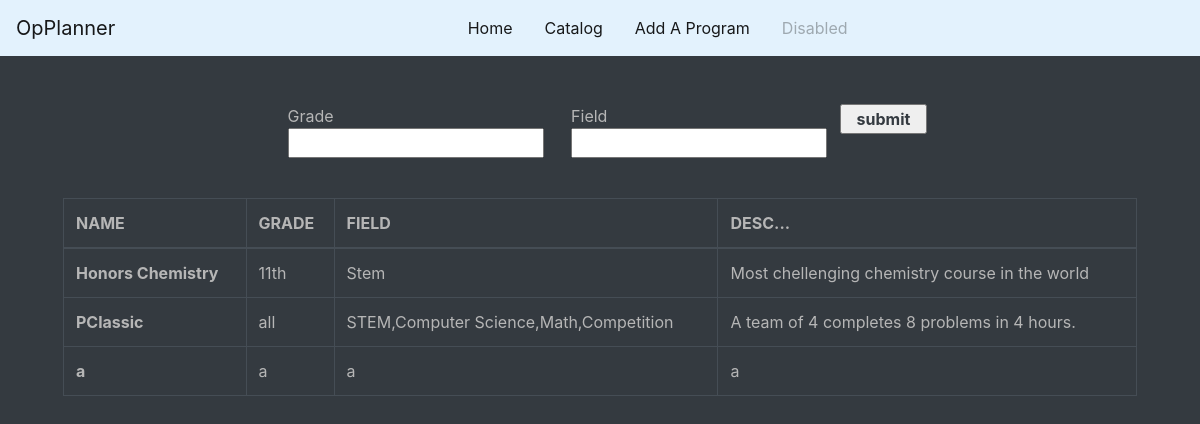
The app's page /catalog, older data.
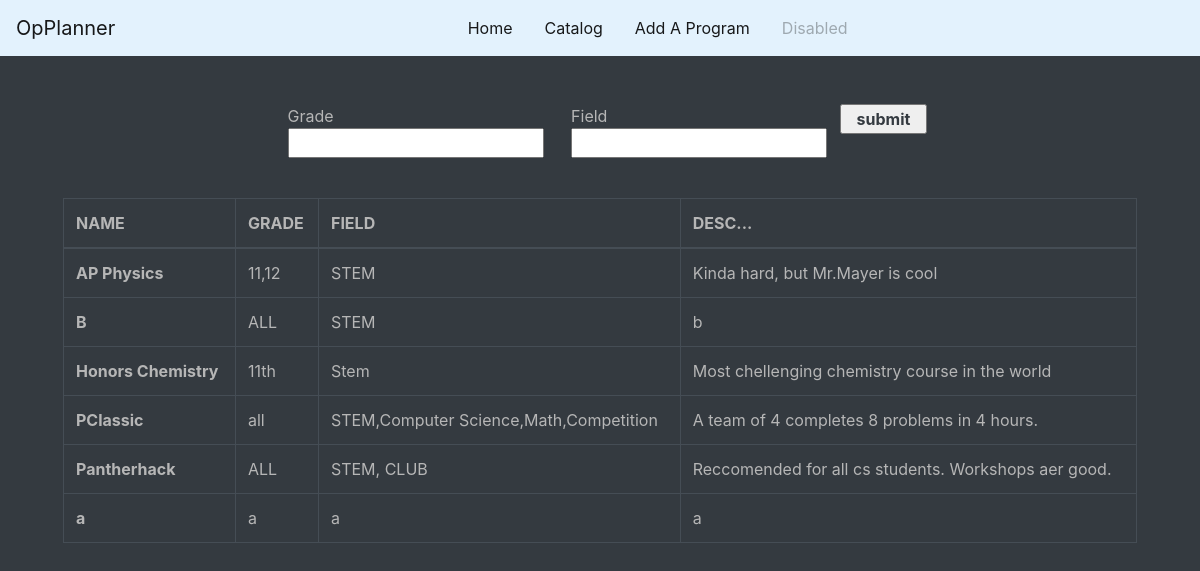
The same page, newer data.
### tables this page shows
CREATE TABLE programs(
            id INTEGER NOT NULL PRIMARY KEY,
            name TEXT,
            grades TEXT,
            field TEXT,
            desc TEXT
    );

### app.py (the view)
@app.route('/catalog',methods=['POST','GET'])
def catalog():
    db = sqlite3.connect(path.join(ROOT, "database.db"))
    if request.method=='POST':
        grade=request.form.get("Grade")
        field=request.form.get("Field").upper()
        if(grade == "" and field == ""):
            data = getProgramData(db)
        else:
            total = getProgramInfoByGradeAndField(db,[grade, field])
            data = []
            for x in total:
                print(x)
                data.append(x[1:])
    else:
        data = getProgramData(db)
    print(data)
    return render_template('catalog.html', data=data)

### data.py (called while the page is built)
def getProgramData(conn):
    cur = conn.cursor()
    cur.execute("SELECT name, grades, field, desc FROM programs ORDER BY name")
    rows = cur.fetchall()
    if(rows == None):
        return "invalid input"
    return rows

### templates/catalog.html (shortened to what this page needs)
{% extends "layout.html" %}
{% block content %}
<div class="px-5 py-5">
    <div>
        <form class="text-light" action = "/catalog" method = "POST">
            <div class="row justify-content-center">
            <p class="col-sm-3">Grade <input class="" type = "text" name = "Grade" /></p>
            <p class="col-sm-3">Field <input class="" type = "text" name = "Field" /></p>
            <p><input class="font-weight-bold text-dark col-sm" type = "submit" value = "submit" /></p>
            </div>
        </form>
    </div>
    <br>
    <div>
    <section class="intro">
        <div class="gradient-custom-2 h-100">
            <div class="mask d-flex align-items-center h-100">
            <div class="container">
                <div class="row justify-content-center">
                <div class="col-12">
                    <div class="table-responsive">
                    <table class="table table-dark table-bordered mb-0">
                        <thead>
                        <tr>
                            <th scope="col">NAME</th>
                            <th scope="col">GRADE</th>
                            <th scope="col">FIELD</th>
                            <th scope="col">DESC...</th>
                        </tr>
                        </thead>
                        <tbody>
                        {% for result in data %}
                            <tr class="program-row">
                                {% for elem in result %}
                                    {% if loop.index == 1 %}
                                        <th class="program-row" scope="row"><a class="program-link" href="{{ url_for('program', name=result[0]) }}">{{ elem }}</a></td>
                                    {% else %}
                                        <td class="program-row" scope="row"><a class="program-link" href="{{ url_for('program', name=result[0]) }}">{{ elem }}</a></td>
                                    {% endif %}
                                {% endfor %}
                            </tr>
                        {% endfor %}
                        </tbody>
                    </table>
                    </div>
                </div>
                </div>
            </div>
            </div>
        </div>
        </section>
    </div>
</div>
{% endblock %}

### templates/layout.html (shortened to what this page needs)
<!doctype html>
<html>
<head>
    <link rel="stylesheet" href="https://stackpath.bootstrapcdn.com/bootstrap/4.3.1/css/bootstrap.min.css">
    <link rel="stylesheet" type="text/css" href="/static/home.css" />
</head>
<body class="bg-dark">
    <nav class="navbar navbar-expand-lg navbar navbar-light" style="background-color: #e3f2fd;">
        <a class="navbar-brand " href="#">OpPlanner</a>
        <div class="collapse navbar-collapse justify-content-center" id="navbarNavAltMarkup">
          <div class="navbar-nav">
            <a class="nav-item nav-link px-3 active" href="{{ url_for('index') }}">Home <span class="sr-only">(current)</span></a>
            <a class="nav-item nav-link px-3 active" href="{{ url_for('catalog') }}">Catalog</a>
            <a class="nav-item nav-link px-3 active" href="{{ url_for('add') }}">Add A Program</a>
            <a class="nav-item nav-link px-3 disabled" href="#">Disabled</a>
          </div>
        </div>
      </nav>
    {% block content %}
    {% endblock %}
</body>
</html>

### static/home.css (style rules this page uses)
* { color: #b6b6b6 }
a.program-link { color: #b6b6b6; display: block }
a.program-link:link { color: #b6b6b6; text-decoration: none; }
input { color: black; }

Row changes from the older to the newer data that the page shows:
added programs: name "AP Physics", grades "11,12", field "STEM", desc "Kinda hard, but Mr.Mayer is cool"
added programs: result "B", grades "ALL", field "STEM", result "b"
added programs: name "Pantherhack", grades "ALL", field "STEM, CLUB", desc "Reccomended for all cs students. Workshops aer good."
